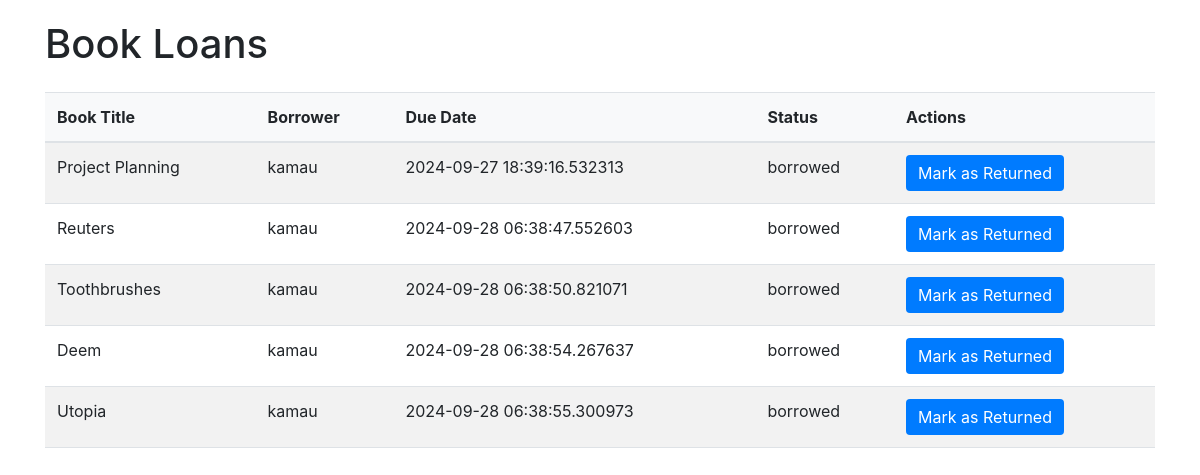
/book_loans, run on an earlier commit of the app's database.
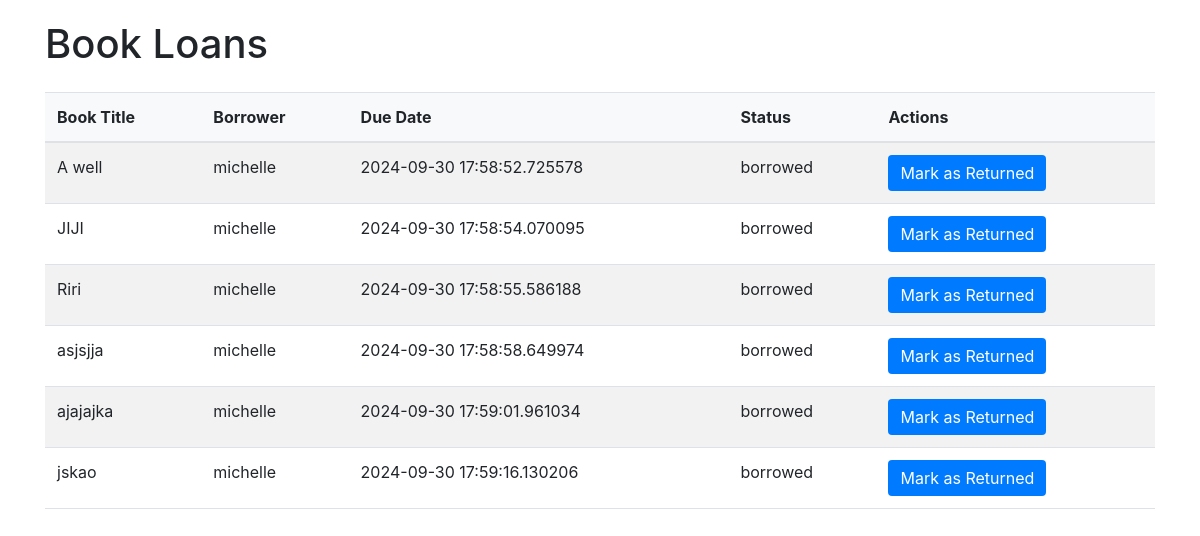
And on a later commit of the database.
### models.py (models this page shows, shortened)
class Loan(db.Model):
    id = db.Column(db.Integer, primary_key=True)
    book_id = db.Column(db.Integer, db.ForeignKey('book.id'), nullable=False)
    member_id = db.Column(db.Integer, db.ForeignKey('member.id'), nullable=False)
    borrow_date = db.Column(db.DateTime, default=datetime.utcnow)
    return_date = db.Column(db.DateTime, nullable=True)
    due_date = db.Column(db.DateTime, default=lambda: datetime.utcnow() + timedelta(days=14))
    status = db.Column(db.String(50), default='borrowed')  # Options: 'borrowed', 'returned', 'overdue'
    book = db.relationship('Book', backref=db.backref('loans', lazy=True))

class Book(db.Model):
    id = db.Column(db.Integer, primary_key=True)
    picture = db.Column(db.String(120), nullable=True)
    title = db.Column(db.String(150), nullable=False)
    author = db.Column(db.String(100), nullable=False)
    isbn = db.Column(db.String(20), unique=True, nullable=False)
    genre = db.Column(db.String(50), nullable=True)
    description = db.Column(db.String(50), nullable=False)
    publication_year = db.Column(db.Integer)
    available_quantity = db.Column(db.Integer, default=1)
    total_quantity = db.Column(db.Integer, default=1)
    shelf = db.Column(db.String(100), nullable=False)

class Member(db.Model):
    id = db.Column(db.Integer, primary_key=True)
    username = db.Column(db.String(150), unique=True, nullable=False)
    password = db.Column(db.String(150), nullable=False)
    borrow_history = db.relationship('Loan', backref='member', lazy=True)

### app.py (the view)
@app.route('/book_loans')
def book_loans():
    loans = Loan.query.filter(Loan.status != 'returned').all()  # Show only active loans
    form = ReturnBookForm()  # Create an instance of the form
    return render_template('book_loans.html', loans=loans, form=form)

### templates/book_loans.html (shortened to what this page needs)
<!DOCTYPE html>
<html lang="en">
<head>
    <link href="https://stackpath.bootstrapcdn.com/bootstrap/4.5.2/css/bootstrap.min.css" rel="stylesheet">
</head>
<body>
    <div class="container">
        <h1 class="mb-4">Book Loans</h1>
        <table class="table table-striped">
            <thead>
                <tr>
                    <th>Book Title</th>
                    <th>Borrower</th>
                    <th>Due Date</th>
                    <th>Status</th>
                    <th>Actions</th>
                </tr>
            </thead>
            <tbody>
                {% for loan in loans %}
                <tr>
                    <td>{{ loan.book.title }}</td>
                    <td>{{ loan.member.username }}</td>
                    <td>{{ loan.due_date }}</td>
                    <td>{{ loan.status }}</td>
                    <td>
                        <form action="{{ url_for('return_book', loan_id=loan.id) }}" method="POST">
                            <button type="submit">Mark as Returned</button>
                        </form>
                    </td>
                </tr>
                {% endfor %}
            </tbody>
        </table>
    </div>
</body>
</html>

What changed in the data, as far as the page shows it:
removed Loan: book "Project Planning", member.username "kamau", due_date "2024-09-27 18:39:16.532313", status "borrowed"
removed Loan: book "Reuters", member.username "kamau", due_date "2024-09-28 06:38:47.552603", status "borrowed"
removed Loan: book "Toothbrushes", member.username "kamau", due_date "2024-09-28 06:38:50.821071", status "borrowed"
removed Loan: book "Deem", member.username "kamau", due_date "2024-09-28 06:38:54.267637", status "borrowed"
removed Loan: book "Utopia", member.username "kamau", due_date "2024-09-28 06:38:55.300973", status "borrowed"
now on this page (row edited): Loan: book "A well", member.username "michelle", due_date "2024-09-30 17:58:52.725578", status "borrowed"
now on this page (row edited): Loan: book "JIJI", member.username "michelle", due_date "2024-09-30 17:58:54.070095", status "borrowed"
now on this page (row edited): Loan: book "Riri", member.username "michelle", due_date "2024-09-30 17:58:55.586188", status "borrowed"
now on this page (row edited): Loan: book "asjsjja", member.username "michelle", due_date "2024-09-30 17:58:58.649974", status "borrowed"
now on this page (row edited): Loan: book "ajajajka", member.username "michelle", due_date "2024-09-30 17:59:01.961034", status "borrowed"
now on this page (row edited): Loan: book "jskao", member.username "michelle", due_date "2024-09-30 17:59:16.130206", status "borrowed"
